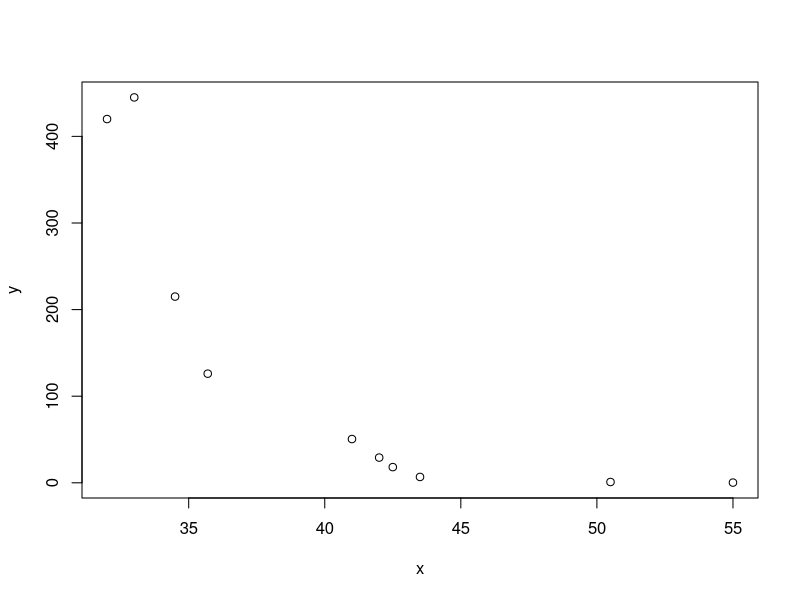
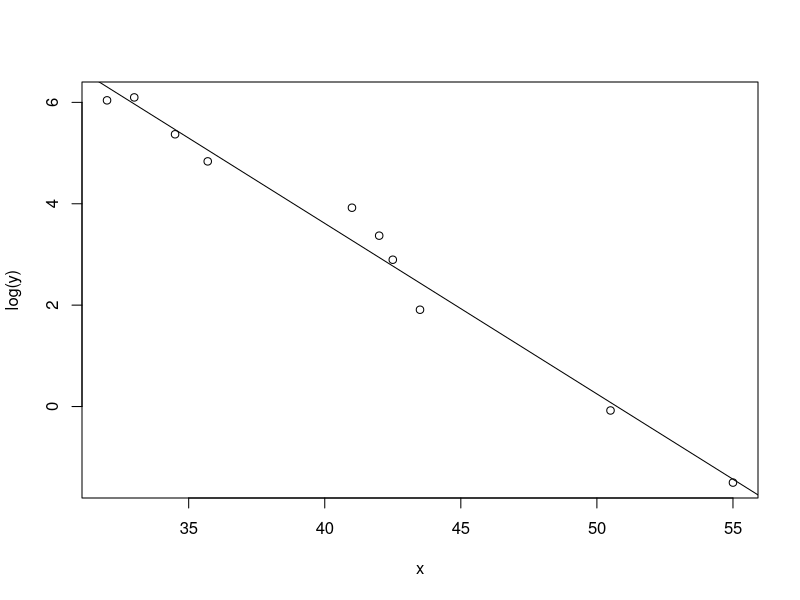
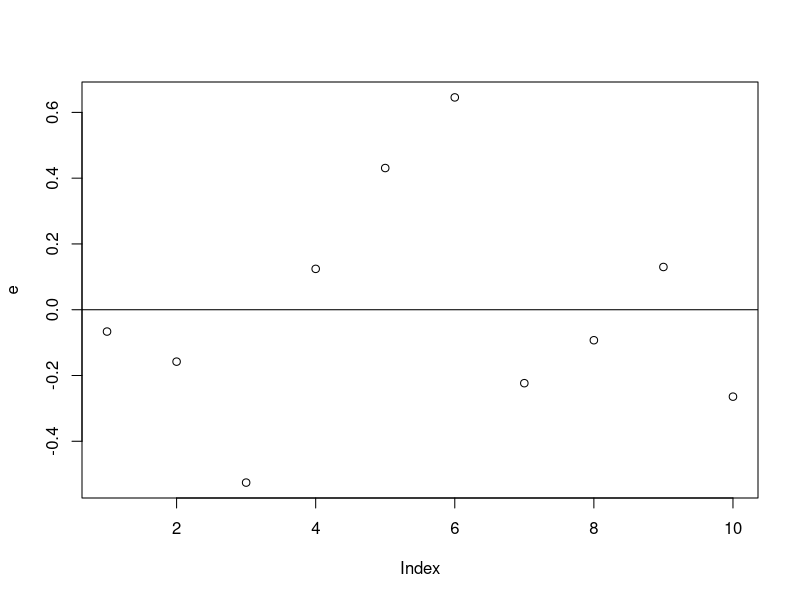

These charts were generated, in order, by the following R code:
x = c(55,50.5,43.5,42.5,42,41,35.7,34.5,33,32)
y = c(0.223,0.925,6.75,18.1,29.1,50.5,126,215,445,420)

cor.test(x,y)
# Sensowna korelacja ujemna, tj. dobra

plot(x,y)

model1 = lm(y~I(1/x)) #0.7594
summary(model1)
model2 = lm(log(y)~x) #0.9819
summary(model2)

plot(x,log(y))
abline(model2)

e = model2$residuals

shapiro.test(e)

t.test(e)

plot(e)
abline(h=0)

# Zatem szacujemy

exp(predict(model2, list(x=40), interval='p'))
# fit      lwr      upr
# 1 37.07198 15.30407 89.80175

exp(predict(model2, list(x=40), interval='c'))
# fit      lwr      upr
# 1 37.07198 28.32889 48.51344